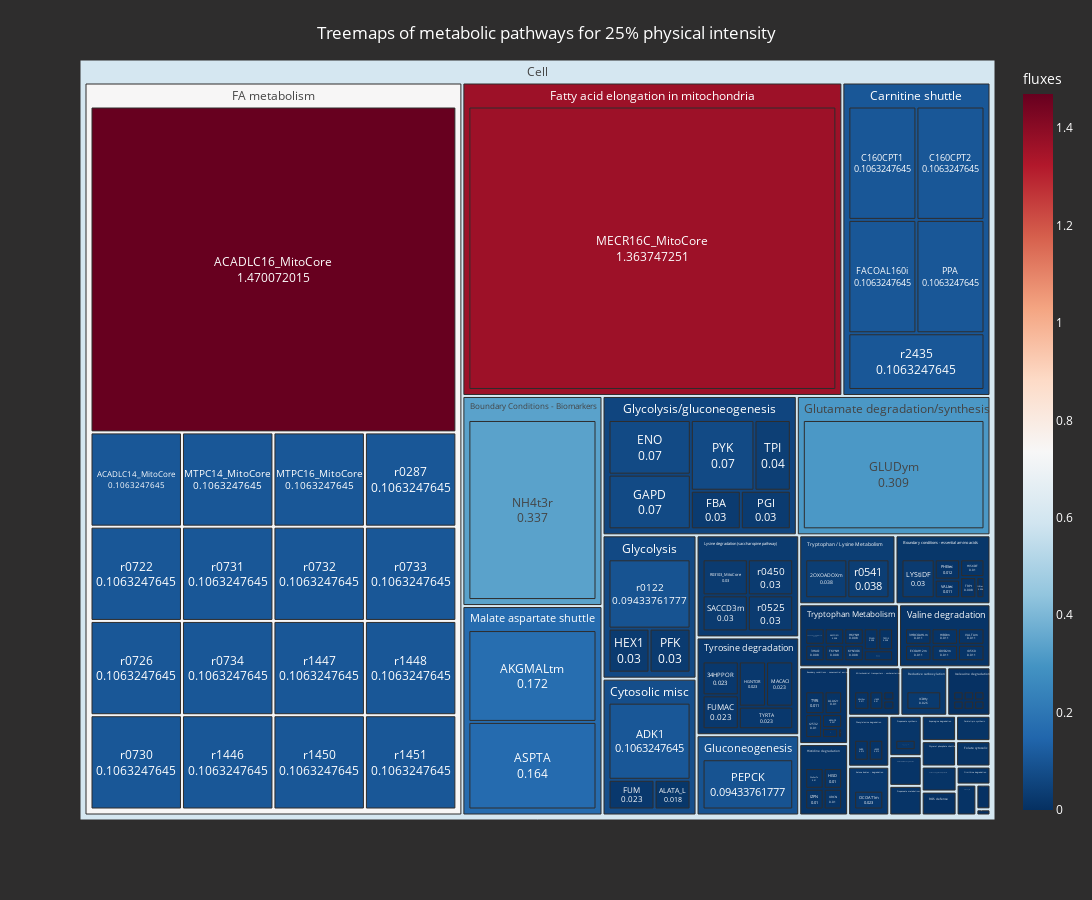
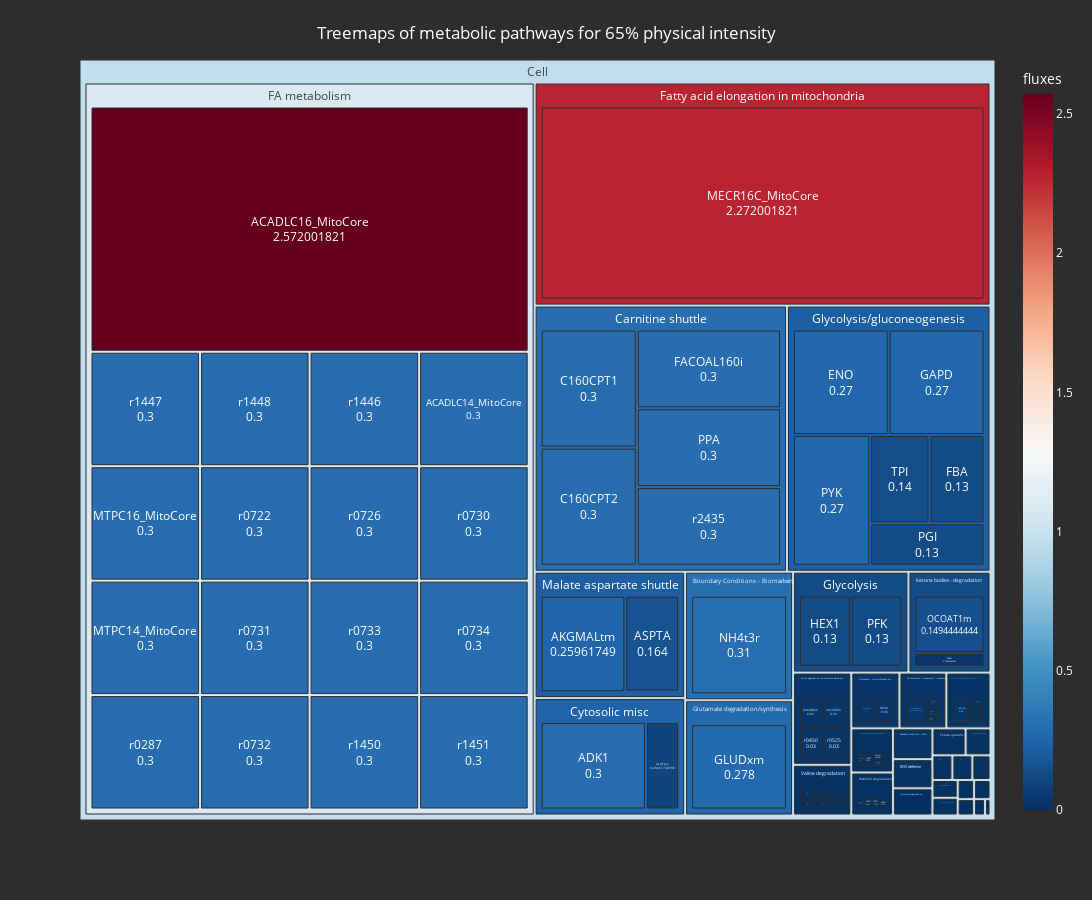
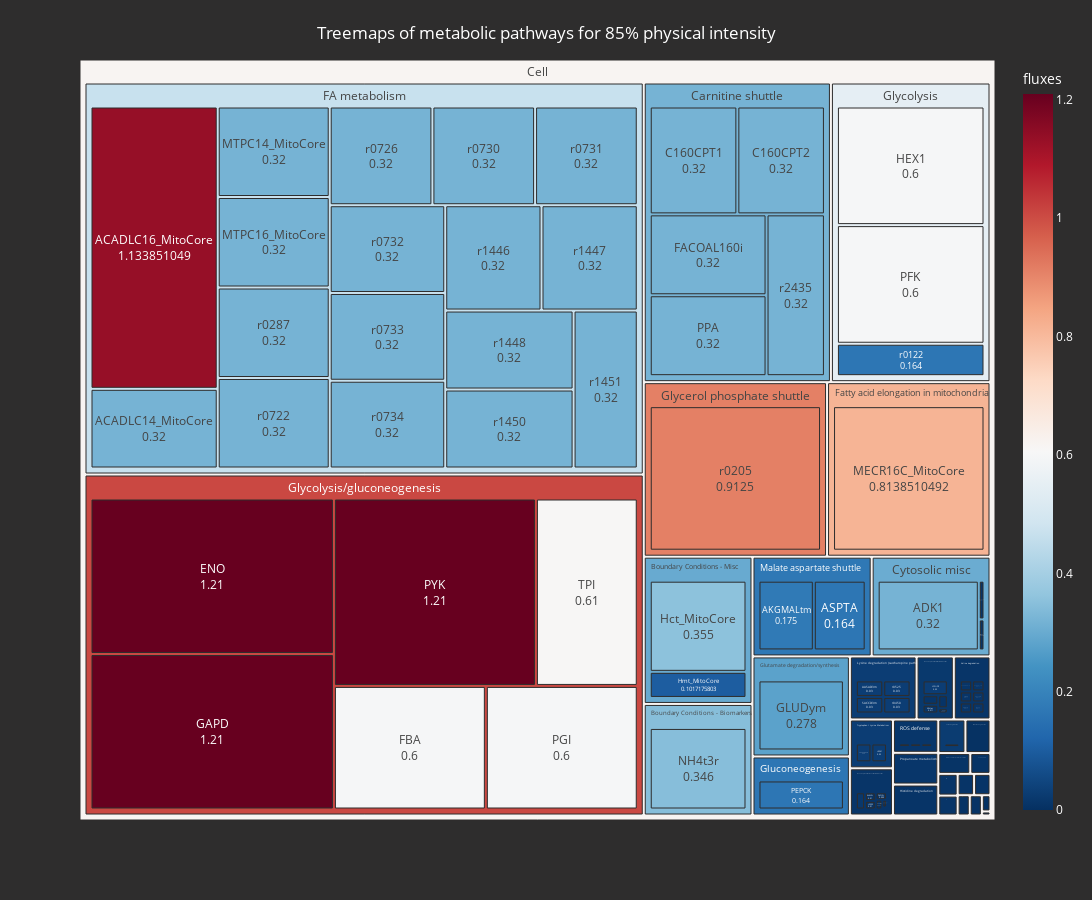
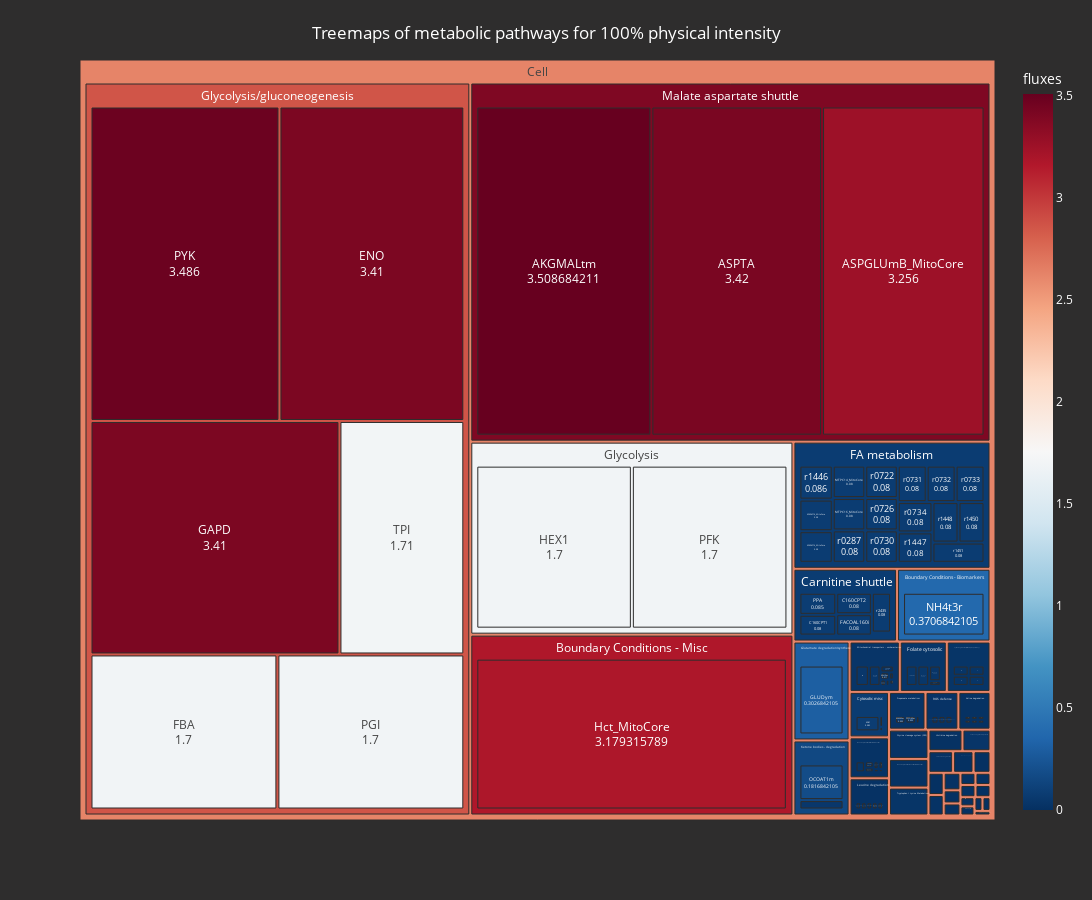

Here is the notebook cell these charts were saved with, in order:
### Code cell
if mouse_WT:
    display_treemap(dt25, '25')
    display_treemap(dt65, '65')
    display_treemap(dt85, '85')
    display_treemap(dt100, '100')

### Figure 1 — Plotly figure (JSON) as saved in the notebook; plotly's stock layout.template omitted (floating-point values rounded to 4 significant figures; data arrays with more than 128 entries replaced by an {"elided": "..."} marker saying what was removed)
{"data": [{"branchvalues": "total", "customdata": {"elided": "149x1 float values"}, "domain": {"x": [0, 1], "y": [0, 1]}, "hovertemplate": "Pathway or enzyme=%{label}<br>Flux=%{value}<br>Percentage=.%{percent entry}<extra></extra>", "ids": {"elided": "149 str values"}, "labels": {"elided": "149 str values"}, "marker": {"coloraxis": "coloraxis", "colors": {"elided": "149 float values"}}, "name": "", "parents": {"elided": "149 str values"}, "textinfo": "label+value", "textposition": "middle center", "type": "treemap", "values": {"elided": "149 float values"}}], "layout": {"coloraxis": {"colorbar": {"title": {"text": "fluxes"}}, "colorscale": [[0, "rgb(5,48,97)"], [0.1, "rgb(33,102,172)"], [0.2, "rgb(67,147,195)"], [0.3, "rgb(146,197,222)"], [0.4, "rgb(209,229,240)"], [0.5, "rgb(247,247,247)"], [0.6, "rgb(253,219,199)"], [0.7, "rgb(244,165,130)"], [0.8, "rgb(214,96,77)"], [0.9, "rgb(178,24,43)"], [1, "rgb(103,0,31)"]]}, "font": {"color": "white"}, "height": 900, "legend": {"tracegroupgap": 0}, "margin": {"t": 60}, "paper_bgcolor": "#2e2d2d", "plot_bgcolor": "rgba(0, 0, 0, 100)", "title": {"text": "Treemaps of metabolic pathways for 25% physical intensity", "x": 0.5, "y": 0.97}, "width": 1400}}

### Figure 2 — Plotly figure (JSON) as saved in the notebook; plotly's stock layout.template omitted (floating-point values rounded to 4 significant figures; data arrays with more than 128 entries replaced by an {"elided": "..."} marker saying what was removed)
{"data": [{"branchvalues": "total", "customdata": {"elided": "152x1 float values"}, "domain": {"x": [0, 1], "y": [0, 1]}, "hovertemplate": "Pathway or enzyme=%{label}<br>Flux=%{value}<br>Percentage=.%{percent entry}<extra></extra>", "ids": {"elided": "152 str values"}, "labels": {"elided": "152 str values"}, "marker": {"coloraxis": "coloraxis", "colors": {"elided": "152 float values"}}, "name": "", "parents": {"elided": "152 str values"}, "textinfo": "label+value", "textposition": "middle center", "type": "treemap", "values": {"elided": "152 float values"}}], "layout": {"coloraxis": {"colorbar": {"title": {"text": "fluxes"}}, "colorscale": [[0, "rgb(5,48,97)"], [0.1, "rgb(33,102,172)"], [0.2, "rgb(67,147,195)"], [0.3, "rgb(146,197,222)"], [0.4, "rgb(209,229,240)"], [0.5, "rgb(247,247,247)"], [0.6, "rgb(253,219,199)"], [0.7, "rgb(244,165,130)"], [0.8, "rgb(214,96,77)"], [0.9, "rgb(178,24,43)"], [1, "rgb(103,0,31)"]]}, "font": {"color": "white"}, "height": 900, "legend": {"tracegroupgap": 0}, "margin": {"t": 60}, "paper_bgcolor": "#2e2d2d", "plot_bgcolor": "rgba(0, 0, 0, 100)", "title": {"text": "Treemaps of metabolic pathways for 65% physical intensity", "x": 0.5, "y": 0.97}, "width": 1400}}

### Figure 3 — Plotly figure (JSON) as saved in the notebook; plotly's stock layout.template omitted (floating-point values rounded to 4 significant figures; data arrays with more than 128 entries replaced by an {"elided": "..."} marker saying what was removed)
{"data": [{"branchvalues": "total", "customdata": {"elided": "132x1 float values"}, "domain": {"x": [0, 1], "y": [0, 1]}, "hovertemplate": "Pathway or enzyme=%{label}<br>Flux=%{value}<br>Percentage=.%{percent entry}<extra></extra>", "ids": {"elided": "132 str values"}, "labels": {"elided": "132 str values"}, "marker": {"coloraxis": "coloraxis", "colors": {"elided": "132 float values"}}, "name": "", "parents": {"elided": "132 str values"}, "textinfo": "label+value", "textposition": "middle center", "type": "treemap", "values": {"elided": "132 float values"}}], "layout": {"coloraxis": {"colorbar": {"title": {"text": "fluxes"}}, "colorscale": [[0, "rgb(5,48,97)"], [0.1, "rgb(33,102,172)"], [0.2, "rgb(67,147,195)"], [0.3, "rgb(146,197,222)"], [0.4, "rgb(209,229,240)"], [0.5, "rgb(247,247,247)"], [0.6, "rgb(253,219,199)"], [0.7, "rgb(244,165,130)"], [0.8, "rgb(214,96,77)"], [0.9, "rgb(178,24,43)"], [1, "rgb(103,0,31)"]]}, "font": {"color": "white"}, "height": 900, "legend": {"tracegroupgap": 0}, "margin": {"t": 60}, "paper_bgcolor": "#2e2d2d", "plot_bgcolor": "rgba(0, 0, 0, 100)", "title": {"text": "Treemaps of metabolic pathways for 85% physical intensity", "x": 0.5, "y": 0.97}, "width": 1400}}

### Figure 4 — Plotly figure (JSON) as saved in the notebook; plotly's stock layout.template omitted (floating-point values rounded to 4 significant figures; data arrays with more than 128 entries replaced by an {"elided": "..."} marker saying what was removed)
{"data": [{"branchvalues": "total", "customdata": {"elided": "176x1 float values"}, "domain": {"x": [0, 1], "y": [0, 1]}, "hovertemplate": "Pathway or enzyme=%{label}<br>Flux=%{value}<br>Percentage=.%{percent entry}<extra></extra>", "ids": {"elided": "176 str values"}, "labels": {"elided": "176 str values"}, "marker": {"coloraxis": "coloraxis", "colors": {"elided": "176 float values"}}, "name": "", "parents": {"elided": "176 str values"}, "textinfo": "label+value", "textposition": "middle center", "type": "treemap", "values": {"elided": "176 float values"}}], "layout": {"coloraxis": {"colorbar": {"title": {"text": "fluxes"}}, "colorscale": [[0, "rgb(5,48,97)"], [0.1, "rgb(33,102,172)"], [0.2, "rgb(67,147,195)"], [0.3, "rgb(146,197,222)"], [0.4, "rgb(209,229,240)"], [0.5, "rgb(247,247,247)"], [0.6, "rgb(253,219,199)"], [0.7, "rgb(244,165,130)"], [0.8, "rgb(214,96,77)"], [0.9, "rgb(178,24,43)"], [1, "rgb(103,0,31)"]]}, "font": {"color": "white"}, "height": 900, "legend": {"tracegroupgap": 0}, "margin": {"t": 60}, "paper_bgcolor": "#2e2d2d", "plot_bgcolor": "rgba(0, 0, 0, 100)", "title": {"text": "Treemaps of metabolic pathways for 100% physical intensity", "x": 0.5, "y": 0.97}, "width": 1400}}
